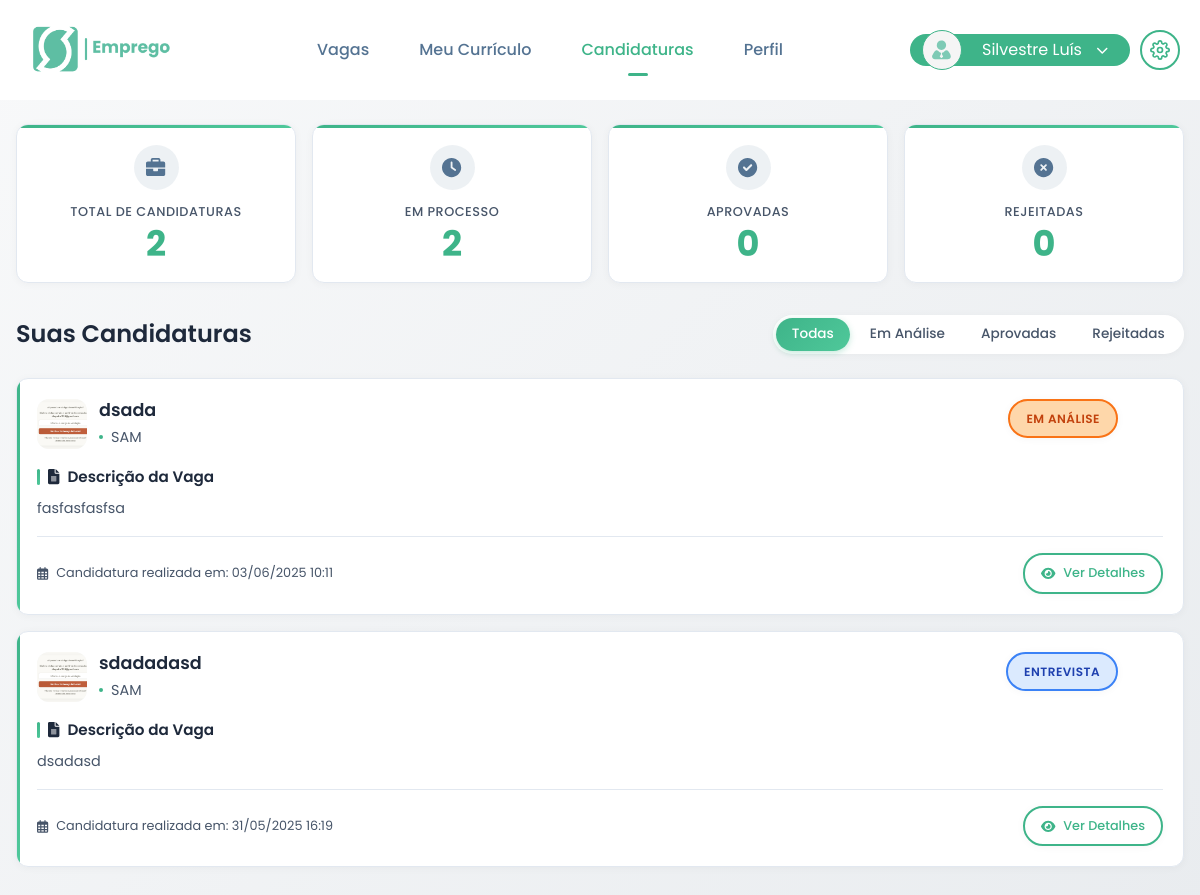
Page /Sam_emprego/minhas_candidaturas.php (signed in) on the committed database.
### tables this page shows
CREATE TABLE `candidatos` (
  `id` int(11) NOT NULL,
  `nome` varchar(255) NOT NULL,
  `email` varchar(255) NOT NULL,
  `senha` varchar(255) NOT NULL,
  `telefone` varchar(20) DEFAULT NULL,
  `data_nascimento` date DEFAULT NULL,
  `endereco` varchar(255) DEFAULT NULL,
  `formacao` text DEFAULT NULL,
  `experiencia` text DEFAULT NULL,
  `habilidades` text DEFAULT NULL,
  `curriculo_path` varchar(255) DEFAULT NULL,
  `data_registro` timestamp NOT NULL DEFAULT current_timestamp(),
  `status` enum('Ativo','Inativo','Pendente') DEFAULT 'Pendente',
  `perfil_completo` tinyint(1) DEFAULT 0
);

CREATE TABLE `candidaturas` (
  `id` int(11) NOT NULL,
  `candidato_id` int(11) NOT NULL,
  `vaga_id` int(11) NOT NULL,
  `data_candidatura` timestamp NOT NULL DEFAULT current_timestamp(),
  `status` enum('Pendente','Visualizada','Em análise','Entrevista','Aprovado','Rejeitado') DEFAULT 'Pendente',
  `notas` text DEFAULT NULL,
  `entrevista_data` date DEFAULT NULL,
  `entrevista_hora` time DEFAULT NULL,
  `entrevista_tipo` varchar(20) DEFAULT NULL,
  `entrevista_local` text DEFAULT NULL
);

CREATE TABLE `empresas_recrutamento` (
  `id` int(11) NOT NULL,
  `nome` varchar(255) NOT NULL,
  `logo` varchar(255) DEFAULT NULL,
  `email` varchar(255) NOT NULL,
  `senha` varchar(255) NOT NULL,
  `telefone` varchar(20) DEFAULT NULL,
  `endereco` varchar(255) DEFAULT NULL,
  `descricao` text DEFAULT NULL,
  `setor` varchar(100) DEFAULT NULL,
  `tamanho` varchar(50) DEFAULT NULL,
  `website` varchar(255) DEFAULT NULL,
  `data_registro` timestamp NOT NULL DEFAULT current_timestamp(),
  `status` enum('Ativo','Inativo','Pendente') DEFAULT 'Ativo'
);

CREATE TABLE `vagas` (
  `id` int(11) NOT NULL,
  `empresa_id` int(11) NOT NULL,
  `titulo` varchar(255) NOT NULL,
  `descricao` text NOT NULL,
  `requisitos` text DEFAULT NULL,
  `departamento` varchar(100) DEFAULT NULL,
  `localizacao` varchar(255) DEFAULT NULL,
  `tipo_contrato` varchar(50) NOT NULL,
  `salario_min` decimal(10,2) DEFAULT NULL,
  `salario_max` decimal(10,2) DEFAULT NULL,
  `data_publicacao` timestamp NOT NULL DEFAULT current_timestamp(),
  `data_expiracao` date DEFAULT NULL,
  `status` enum('Aberta','Fechada','Pausada','Rascunho','Em análise','Finalizada') DEFAULT 'Aberta',
  `categoria` varchar(100) DEFAULT NULL,
  `localizacao_tipo` varchar(50) DEFAULT NULL,
  `periodo_salario` varchar(20) DEFAULT NULL,
  `metodo_pagamento` varchar(50) DEFAULT NULL,
  `idioma` varchar(50) DEFAULT NULL,
  `fuso_horario` varchar(20) DEFAULT NULL,
  `dias_uteis` varchar(30) DEFAULT NULL,
  `horas_semanais_min` int(11) DEFAULT NULL,
  `horas_semanais_max` int(11) DEFAULT NULL,
  `horas_diarias_min` int(11) DEFAULT NULL,
  `horas_diarias_max` int(11) DEFAULT NULL,
  `hora_inicio` time DEFAULT NULL,
  `hora_fim` time DEFAULT NULL
);

### Sam_emprego/minhas_candidaturas.php (the view, shortened to what this page needs)
<?php
require_once 'conexao.php';
$candidato_id = $_SESSION['candidato_id'];
$stmt = $conn->prepare("SELECT * FROM candidatos WHERE id = ?");
$stmt->bind_param("i", $candidato_id);
$stmt->execute();
$result = $stmt->get_result();
$candidato = $result->fetch_assoc();
$candidaturas = [];
$temCandidaturas = false;
$tabelas_existem = true;
if ($tabelas_existem) {
    $query = "SELECT c.*, v.titulo as vaga_titulo, v.descricao as vaga_descricao,
                     e.nome as empresa_nome, e.logo as empresa_logo
              FROM candidaturas c
              JOIN vagas v ON c.vaga_id = v.id
              JOIN empresas_recrutamento e ON v.empresa_id = e.id
              WHERE c.candidato_id = ?
              ORDER BY c.data_candidatura DESC";
    if ($stmt = $conn->prepare($query)) {
        $stmt->bind_param("i", $candidato_id);
        $stmt->execute();
        $candidaturas_result = $stmt->get_result();
        $temCandidaturas = true;
        while ($row = $candidaturas_result->fetch_assoc()) {
            $candidaturas[] = $row;
        }
    }
}
$totalCandidaturas = count($candidaturas);
$emProcesso = 0;
$aprovadas = 0;
$rejeitadas = 0;
foreach ($candidaturas as $candidatura) {
    $status = strtolower($candidatura['status'] ?? '');
    if ($status == 'em análise' || $status == 'entrevista') {
        $emProcesso++;
    } elseif ($status == 'aprovado' || $status == 'aprovada') {
        $aprovadas++;
    } elseif ($status == 'rejeitado' || $status == 'rejeitada') {
        $rejeitadas++;
    }
}
?>
<!DOCTYPE html>
<html lang="pt-BR">
<head>
    <link rel="stylesheet" href="../all.css/emprego.css/emp_vagas.css">
    <link rel="stylesheet" href="../all.css/emprego.css/emp_search.css">
    <link rel="stylesheet" href="../all.css/emprego.css/emp_header.css">
    <link rel="stylesheet" href="https://cdnjs.cloudflare.com/ajax/libs/font-awesome/6.0.0/css/all.min.css">
</head>
<body>
    <header class="header">
        <div class="header-content">
            <div class="logo">
                <img src="../fotos/sam30-13.png" alt="SAM Emprego Logo">
            </div>
            <div class="nav-container">
                <nav class="nav-menu">
                    <a href="job_search_page.php">Vagas</a>
                    <a href="curriculums.php">Meu Currículo</a>
                    <a href="minhas_candidaturas.php" class="active">Candidaturas</a>
                    <a href="painel_candidato.php">Perfil</a>
                </nav>
            </div>
            <div class="user-section">
                <div class="user-dropdown" id="userDropdownToggle">
                    <div class="user-avatar">
                        <img src="../icones/icons-sam-19.svg" alt="" width="40">
                    </div>
                    <span><?php echo htmlspecialchars($candidato['nome'] ?? 'Candidato'); ?></span>
                    <i class="fas fa-chevron-down dropdown-arrow"></i>
                </div>
            </div>
            <div class="settings-icon">
                </div>
        </div>
    </header>
    <div class="container">
        <div class="stats-container fade-in">
            <div class="stat-card">
                <div class="stat-icon">
                    <i class="fas fa-briefcase"></i>
                </div>
                <h3>Total de Candidaturas</h3>
                <div class="number"><?php echo $totalCandidaturas; ?></div>
            </div>
            <div class="stat-card">
                <div class="stat-icon">
                    <i class="fas fa-clock"></i>
                </div>
                <h3>Em Processo</h3>
                <div class="number"><?php echo $emProcesso; ?></div>
            </div>
            <div class="stat-card">
                <div class="stat-icon">
                    <i class="fas fa-check-circle"></i>
                </div>
                <h3>Aprovadas</h3>
                <div class="number"><?php echo $aprovadas; ?></div>
            </div>
            <div class="stat-card">
                <div class="stat-icon">
                    <i class="fas fa-times-circle"></i>
                </div>
                <h3>Rejeitadas</h3>
                <div class="number"><?php echo $rejeitadas; ?></div>
            </div>
        </div>
        <section class="candidaturas-section">
            <div class="section-header fade-in">
                <h2 class="section-title">Suas Candidaturas</h2>
                <div class="filter-tabs">
                    <button class="filter-tab active" data-filter="all">Todas</button>
                    <button class="filter-tab" data-filter="processo">Em Análise</button>
                    <button class="filter-tab" data-filter="aprovado">Aprovadas</button>
                    <button class="filter-tab" data-filter="rejeitado">Rejeitadas</button>
                </div>
            </div>
            <?php if ($tabelas_existem && $temCandidaturas): ?>
                <?php foreach ($candidaturas as $index => $candidatura): ?>
                    <div class="candidatura-card fade-in" style="animation-delay: <?php echo $index * 0.1; ?>s" data-status="<?php echo strtolower($candidatura['status'] ?? 'em-analise'); ?>" data-candidatura-id="<?php echo $candidatura['id']; ?>">
                        <div class="candidatura-header">
                            <div class="empresa-info">
                                <img src="<?php echo htmlspecialchars($candidatura['empresa_logo'] ?? '../icones/default-company.png'); ?>"
                                     alt="Logo da empresa"
                                     class="empresa-logo">
                                <div class="empresa-details">
                                    <h3><?php echo htmlspecialchars($candidatura['vaga_titulo']); ?></h3>
                                    <p><?php echo htmlspecialchars($candidatura['empresa_nome']); ?></p>
                                </div>
                            </div>
                            <?php
                            $status = strtolower($candidatura['status'] ?? 'em análise');
                            $status_class = '';
                            switch ($status) {
                                case 'entrevista':
                                    $status_class = 'status-entrevista';
                                    break;
                                default:
                                    $status_class = 'status-em-analise';
                            }
                            ?>
                            <span class="candidatura-status <?php echo $status_class; ?>">
                                <?php echo ucfirst(htmlspecialchars($candidatura['status'] ?? 'Em análise')); ?>
                            </span>
                        </div>
                        <div class="candidatura-body">
                            <h4><i class="fas fa-file-alt"></i> Descrição da Vaga</h4>
                            <p><?php echo nl2br(htmlspecialchars(substr($candidatura['vaga_descricao'], 0, 200))); ?><?php echo strlen($candidatura['vaga_descricao']) > 200 ? '...' : ''; ?></p>
                        </div>
                        <div class="candidatura-footer">
                            <div class="candidatura-date">
                                <i class="far fa-calendar-alt"></i>
                                Candidatura realizada em:
                                <?php
                                $data = new DateTime($candidatura['data_candidatura']);
                                echo $data->format('d/m/Y H:i');
                                ?>
                            </div>
                            <a href="job_view_page.php?id=<?php echo $candidatura['vaga_id']; ?>" class="btn btn-outline">
                                <i class="fas fa-eye"></i> Ver Detalhes
                            </a>
                        </div>
                    </div>
                <?php endforeach; ?>
            <?php endif; ?>
        </section>
    </div>
</body>
</html>

### all.css/emprego.css/emp_vagas.css (style rules this page uses)
:root { --primary-color: #3EB489; --primary-light: #4fc89a; --primary-dark: #339873; --secondary-color:rgb(84, 115, 146); --light-gray: #f5f7fa; --medium-gray: #e9ecef; --dark-gray: #6c757d; --box-shadow: 0 3px 15px rgba(0,0,0,0.1); --transition: all 0.3s ease; --border-radius: 12px; }
body { font-family: 'Poppins', sans-serif; background: linear-gradient(135deg, #f8f9fa 0%, #e9ecef 100%); margin: 0; padding: 0; color: #333; line-height: 1.6; }
.header { display: flex; justify-content: space-between; align-items: center; padding: 10px 20px; background-color: white; position: sticky; top: 0; z-index: 100; width: 100%; box-shadow: none; }
.header-content { display: flex; justify-content: space-between; align-items: center; width: 100%; max-width: 1200px; margin: 0 auto; }
.logo { height: 80px; }
.logo img { height: 80px; }
.nav-container { flex-grow: 1; display: flex; justify-content: center; }
.nav-menu { display: flex; gap: 20px; }
.nav-menu a { color: var(--secondary-color); text-decoration: none; font-weight: 500; padding: 8px 15px; border-radius: 50px; transition: var(--transition); }
.nav-menu a.active { color: var(--primary-color); position: relative; }
.nav-menu a.active::after { content: ''; position: absolute; bottom: -5px; left: 50%; transform: translateX(-50%); width: 20px; height: 3px; background-color: var(--primary-color); border-radius: 10px; }
.user-section { display: flex; align-items: center; }
.user-dropdown { display: flex; width: 220px; height: 32px; align-items: center; background-color: #3EB489; color: white; padding: 8px 15px; border-radius: 25px; margin-right: 10px; cursor: pointer; }
.user-avatar { display: flex; align-items: center; justify-content: center; width: 40px; height: 40px; border-radius: 50%; background-color: #f5f5f5; margin-right: 10px; gap: 10px; color: #000; border: #3EB489 solid 1px; }
.settings-icon { display: flex; align-items: center; height: 100%; padding: 0 5px; }

### all.css/emprego.css/emp_search.css (style rules this page uses)
* { margin: 0; padding: 0; box-sizing: border-box; font-family: 'Poppins', sans-serif; }
.dropdown-arrow { font-size: 12px; margin-left: 5px; }
body { font-family: 'Poppins', sans-serif; background: linear-gradient(135deg, #f8f9fa 0%, #e9ecef 100%); margin: 0; padding: 0; color: #333; line-height: 1.6; }
.logo { display: flex; align-items: center; }
.logo img { height: 80px; margin-right: 10px; }
.user-section { display: flex; align-items: center; }
.user-dropdown { display: flex; width: 220px; height: 32px; align-items: center; background-color: #3EB489; color: white; padding: 8px 15px; border-radius: 25px; margin-right: 10px; cursor: pointer; }
.user-avatar { display: flex; align-items: center; justify-content: center; width: 40px; height: 40px; border-radius: 50%; background-color: #f5f5f5; margin-right: 10px; gap: 10px; color: #000; border: #3EB489 solid 1px; }

### all.css/emprego.css/emp_header.css (style rules this page uses)
.user-dropdown { position: relative; display: flex; align-items: center; gap: 10px; cursor: pointer; padding: 8px 12px; border-radius: 50px; transition: var(--transition); }
.settings-icon { width: 40px; height: 40px; border-radius: 50%; background-color: white; border:2px solid var(--primary-color); display: flex; align-items: center; justify-content: center; cursor: pointer; font-size: 18px; box-shadow: var(--shadow); transition: all 0.2s ease; }

### rows in the picture
candidatos: nome "Silvestre Luís"
candidaturas: empresas_recrutamento.logo (picture), vaga.titulo "dsada", empresas_recrutamento.nome "SAM", status "EM ANÁLISE", vaga.descricao "fasfasfasfsa", data_candidatura "03/06/2025 10:11"
candidaturas: empresas_recrutamento.logo (picture), vaga.titulo "sdadadasd", empresas_recrutamento.nome "SAM", status "ENTREVISTA", vaga.descricao "dsadasd", data_candidatura "31/05/2025 16:19"

### other values in the picture
$totalCandidaturas "2"
$emProcesso "2"
$aprovadas "0"
$rejeitadas "0"
